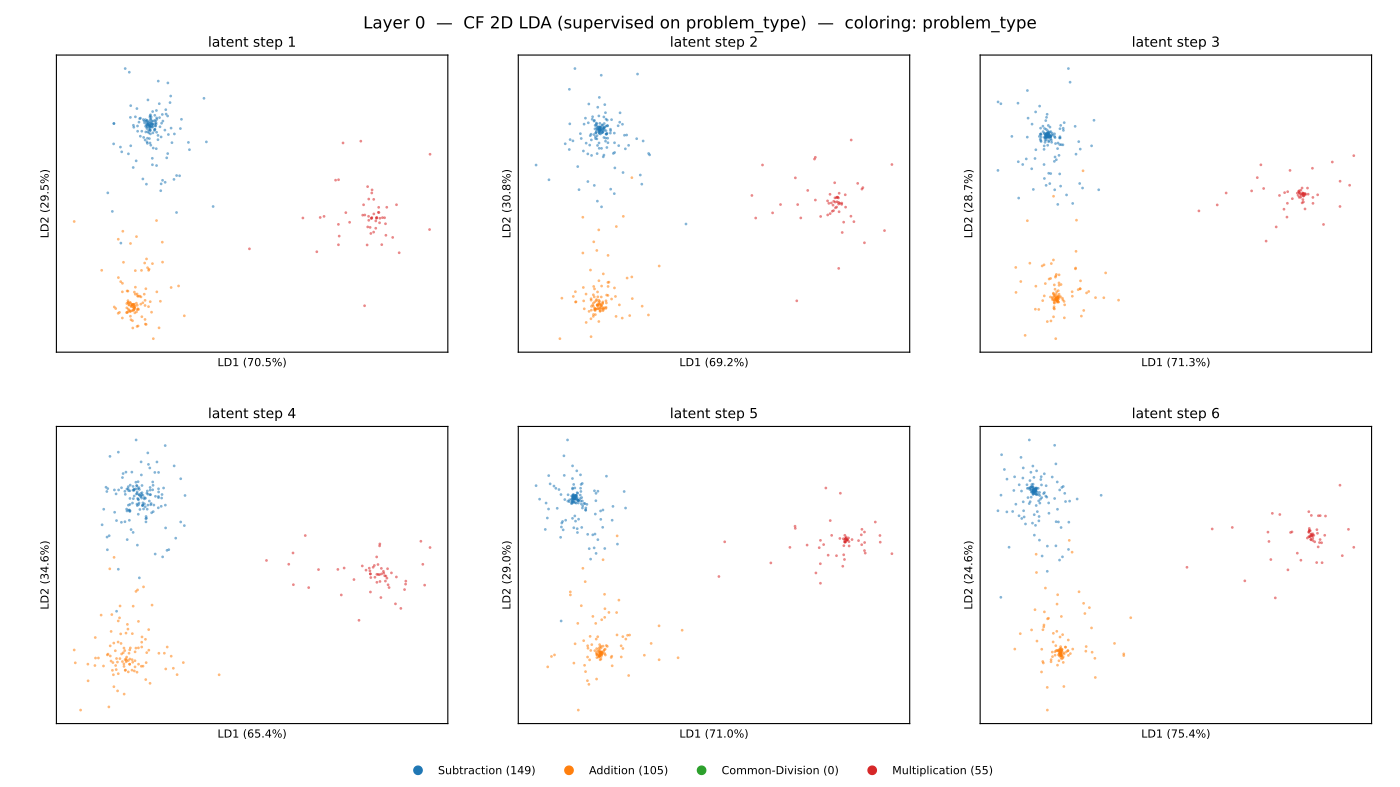

Write Python code to recreate this figure.
"""Per-(layer, latent-step) 2D LDA on the *counterfactual* magnitude-matched
SVAMP activations, supervised on problem type. Colorings:
  - problem_type   : sanity check that the LDA finds operator separation
  - output_bucket  : does the operator-supervised axis also separate magnitude
                     buckets? On magnitude-matched CF, magnitude is decoupled
                     from operator by construction, so the same axes should
                     NOT separate buckets — that's the disentanglement test.

Layout:
  - 17 slides, problem_type coloring
  - 17 slides, output_bucket coloring
Total: 34 slides.
"""

from __future__ import annotations

import json
from collections import Counter
from pathlib import Path

import matplotlib.pyplot as plt
import numpy as np
import torch
from matplotlib.backends.backend_pdf import PdfPages
from matplotlib.lines import Line2D
from sklearn.discriminant_analysis import LinearDiscriminantAnalysis


REPO = Path(__file__).resolve().parent.parent.parent
ACTS_PATH = REPO / "inference" / "runs" / "cf_under99_student" / "activations.pt"
CF_DATA = REPO.parent / "cf-datasets" / "cf_under99.json"
OUT_PDF = REPO / "visualizations-student-correct" / "sc-v2-C" / "cf_lda_slideshow.pdf"

PROBLEM_TYPE_COLORS = {
    "Subtraction": "#1f77b4",
    "Addition": "#ff7f0e",
    "Common-Division": "#2ca02c",
    "Multiplication": "#d62728",
}
BUCKETS_ORDER = ["<10", "10-99", "100-999", "1000+"]
BUCKET_COLORS = {
    "<10": "#440154",
    "10-99": "#3b528b",
    "100-999": "#21918c",
    "1000+": "#fde725",
}


def load_metadata() -> dict:
    rows = json.load(open(CF_DATA))
    return {
        "n": len(rows),
        "problem_type": np.array([r["type"] for r in rows]),
        "output_bucket": np.array([r["output_bucket"] for r in rows]),
    }


def load_activations() -> np.ndarray:
    print(f"loading activations from {ACTS_PATH}", flush=True)
    t = torch.load(ACTS_PATH, map_location="cpu", weights_only=True)
    a = t.float().numpy()  # (N, S, L, H)
    print(f"  shape={a.shape}  bytes={a.nbytes/1e9:.2f} GB", flush=True)
    return a


def fit_all_lda_2d(
    acts: np.ndarray, problem_type: np.ndarray
) -> tuple[np.ndarray, np.ndarray]:
    """Fit LDA per (layer, latent_step) supervised on problem_type. Returns
    coords (L, S, N, 2) and var-ratio (L, S, 2)."""
    N, S, L, _H = acts.shape
    out = np.empty((L, S, N, 2), dtype=np.float32)
    var_ratio = np.empty((L, S, 2), dtype=np.float32)
    print(
        f"fitting {L*S} LDAs (2D, supervised on CF problem_type, "
        f"per layer × per latent step)",
        flush=True,
    )
    for layer in range(L):
        for step in range(S):
            X = acts[:, step, layer, :]
            lda = LinearDiscriminantAnalysis(n_components=2, solver="svd")
            out[layer, step] = lda.fit_transform(X, problem_type)
            var_ratio[layer, step] = lda.explained_variance_ratio_[:2]
        print(f"  layer {layer}/{L-1} done", flush=True)
    return out, var_ratio


def render_slide(
    pdf: PdfPages,
    layer: int,
    proj_for_layer: np.ndarray,  # (S, N, 2)
    var_for_layer: np.ndarray,   # (S, 2)
    coloring: str,
    meta: dict,
):
    S = proj_for_layer.shape[0]
    fig, axes = plt.subplots(2, 3, figsize=(14, 7.875))
    fig.suptitle(
        f"Layer {layer}  —  CF 2D LDA (supervised on problem_type)  "
        f"—  coloring: {coloring}",
        fontsize=12,
    )
    legend_proxies: list[Line2D] = []
    for s, ax in enumerate(axes.ravel()):
        if s >= S:
            ax.axis("off")
            continue
        xy = proj_for_layer[s]

        if coloring == "problem_type":
            for cls, color in PROBLEM_TYPE_COLORS.items():
                mask = meta["problem_type"] == cls
                ax.scatter(xy[mask, 0], xy[mask, 1],
                           s=4, c=color, alpha=0.55, linewidths=0)
            if s == 0:
                for cls, color in PROBLEM_TYPE_COLORS.items():
                    n = (meta["problem_type"] == cls).sum()
                    legend_proxies.append(
                        Line2D([0], [0], marker="o", linestyle="",
                               color=color, label=f"{cls} ({n})"))
        elif coloring == "output_bucket":
            for cls in BUCKETS_ORDER:
                mask = meta["output_bucket"] == cls
                ax.scatter(xy[mask, 0], xy[mask, 1],
                           s=4, c=BUCKET_COLORS[cls], alpha=0.55, linewidths=0)
            if s == 0:
                for cls in BUCKETS_ORDER:
                    n = (meta["output_bucket"] == cls).sum()
                    legend_proxies.append(
                        Line2D([0], [0], marker="o", linestyle="",
                               color=BUCKET_COLORS[cls], label=f"{cls} ({n})"))
        else:
            raise ValueError(coloring)

        ax.set_title(f"latent step {s+1}", fontsize=10)
        ax.set_xticks([])
        ax.set_yticks([])
        ax.set_xlabel(f"LD1 ({var_for_layer[s, 0]*100:.1f}%)", fontsize=8)
        ax.set_ylabel(f"LD2 ({var_for_layer[s, 1]*100:.1f}%)", fontsize=8)

    if legend_proxies:
        fig.legend(handles=legend_proxies, loc="lower center",
                   ncol=len(legend_proxies), fontsize=8, frameon=False,
                   bbox_to_anchor=(0.5, 0.0))
    fig.subplots_adjust(top=0.93, bottom=0.08, left=0.04, right=0.98,
                        wspace=0.18, hspace=0.25)
    pdf.savefig(fig, dpi=140)
    plt.close(fig)


def main():
    meta = load_metadata()
    acts = load_activations()

    # Filter to student-correct on cf_balanced student.
    cr = json.load(open(REPO / "inference/runs/cf_under99_student/results.json"))
    mask = np.array([r["correct"] for r in cr], dtype=bool)
    print(f"filtering to student-correct: {int(mask.sum())}/{len(mask)} kept", flush=True)
    acts = acts[mask]
    for k in ("problem_type", "output_bucket"):
        meta[k] = meta[k][mask]
    meta["n"] = int(mask.sum())
    # === Option C: drop Common-Division ===
    cd_keep = meta["problem_type"] != "Common-Division"
    print(f"dropping Common-Division: {int((~cd_keep).sum())} removed -> N={int(cd_keep.sum())}", flush=True)
    acts = acts[cd_keep]
    for k in ("problem_type", "output_bucket"):
        meta[k] = meta[k][cd_keep]
    meta["n"] = int(cd_keep.sum())

    print("CF labels (student-correct only):",
          " problem_type=", dict(Counter(meta["problem_type"])),
          " | output_bucket=", dict(Counter(meta["output_bucket"])),
          flush=True)

    proj_all, var_all = fit_all_lda_2d(acts, meta["problem_type"])
    L = proj_all.shape[0]

    print(f"writing {OUT_PDF}", flush=True)
    OUT_PDF.parent.mkdir(parents=True, exist_ok=True)
    with PdfPages(OUT_PDF) as pdf:
        for coloring in ["problem_type", "output_bucket"]:
            print(f"  coloring: {coloring}", flush=True)
            for layer in range(L):
                render_slide(pdf, layer, proj_all[layer], var_all[layer], coloring, meta)
    print(f"done -> {OUT_PDF}  ({OUT_PDF.stat().st_size/1e6:.1f} MB)")


if __name__ == "__main__":
    main()
